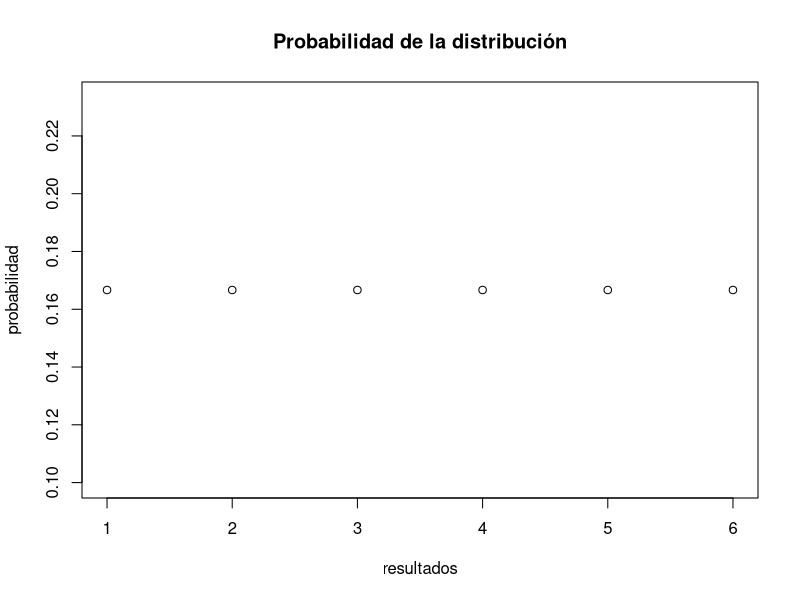
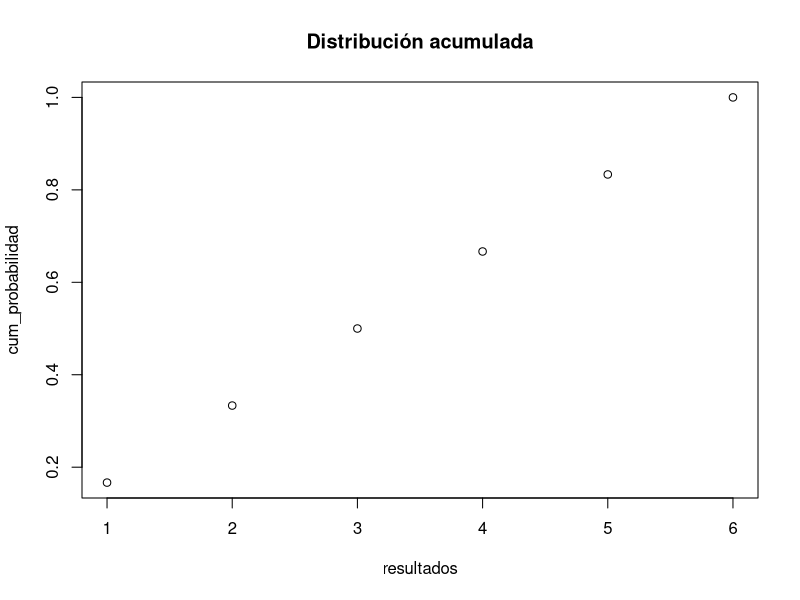
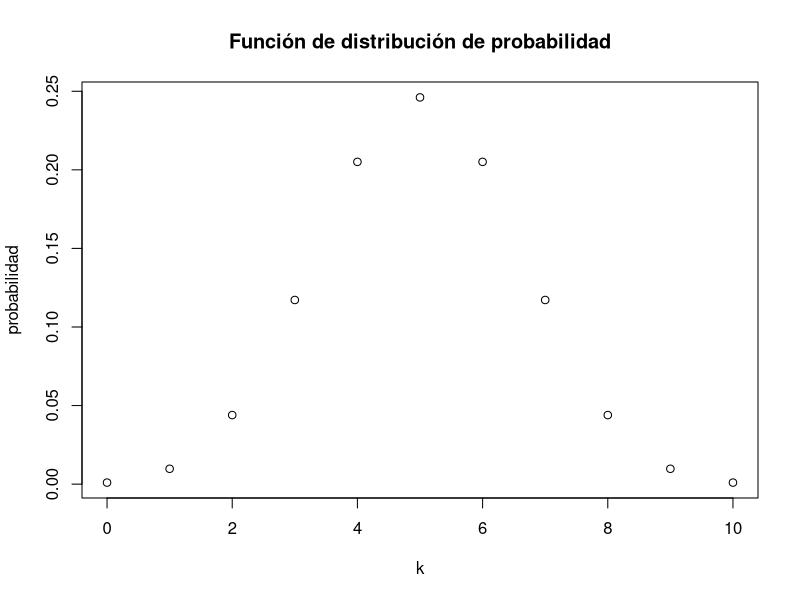
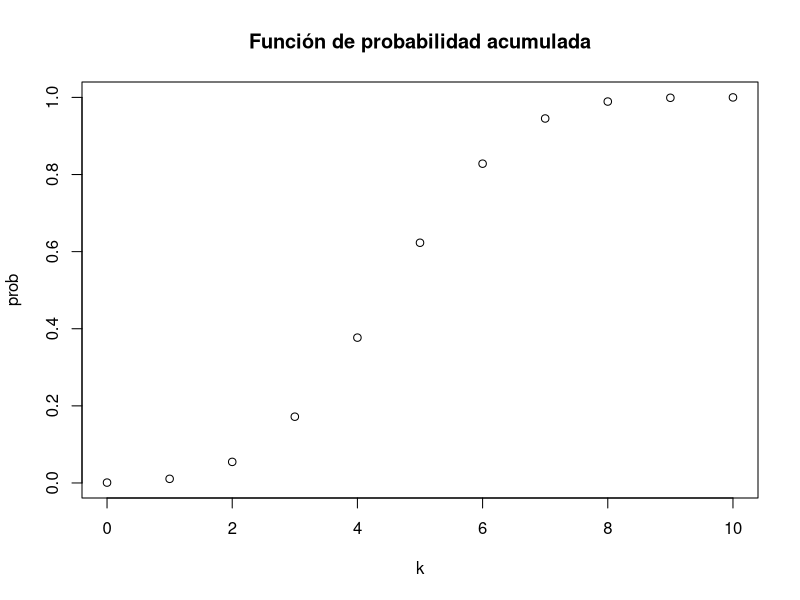

Source code (R) for these figures, in order:
## ---- chunk 1
sample(1:6, 1) 
## ---- chunk 2
# Genera el vector de probabilidades
probabilidad <- rep(1/6, 6) 

# Gráfica simple de probabilidad 
plot(probabilidad, 
     main = "Probabilidad de la distribución",
     xlab = "resultados") 
## ---- chunk 3
# Vector de probabilidad acumulada
cum_probabilidad <- cumsum(probabilidad) 

# gráfica 
plot(cum_probabilidad, 
     xlab = "resultados", 
     main = "Distribución acumulada")
## ---- chunk 4
sample(c("A", "S"), 1)
## ---- chunk 5
dbinom( x = 5,
        size = 10,
        prob = 0.5)
## ---- chunk 6
sum(dbinom(x = 4:7, size = 10, prob = 0.5))
## ---- chunk 7
# Posibles resultados
k <- 0:10
## ---- chunk 8
# Asignamos la probabilidad
probabilidad <- dbinom(x = k,
                      size = 10, 
                      prob = 0.5)

# plot the outcomes against their probabilities
plot(x = k, 
     y = probabilidad,
     main = "Función de distribución de probabilidad") 
## ---- chunk 9
# Probabilidad acumulada
prob <- pbinom(q = k, 
               size = 10, 
               prob = 0.5)

# Gráfica
plot(x = k, 
     y = prob,
     main = "Función de probabilidad acumulada") 
